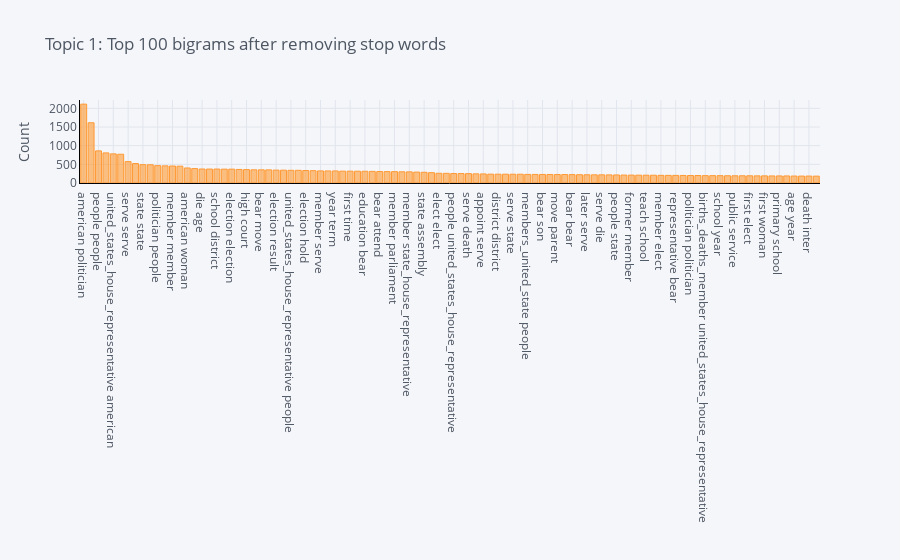

This figure's notebook cell:
### Code cell
plot_model(model=lda, plot = 'bigram', topic_num= "Topic 1")

### Figure 1 — Plotly figure (JSON) as saved in the notebook; plotly's stock layout.template omitted (floating-point values rounded to 4 significant figures)
{"data": [{"marker": {"color": "rgba(255, 153, 51, 0.6)", "line": {"color": "rgba(255, 153, 51, 1.0)", "width": 1}}, "name": "count", "orientation": "v", "text": "", "type": "bar", "x": ["american politician", "serve member", "people people", "year_birth_missing_live people", "united_states_house_representative american", "die inter", "serve serve", "year later", "state state", "references_births_live people", "politician people", "high school", "member member", "become first", "american woman", "take part", "die age", "local government", "school district", "political career", "election election", "th_century american", "high court", "later become", "bear move", "serve year", "election result", "year old", "united_states_house_representative people", "follow year", "election hold", "elect member", "member serve", "member state", "year term", "people american", "first time", "become member", "education bear", "elect serve", "bear attend", "politician serve", "member parliament", "bear graduate", "member state_house_representative", "people politician", "state assembly", "american people", "elect elect", "member die", "people united_states_house_representative", "local election", "serve death", "die bury", "appoint serve", "law school", "district district", "people member", "serve state", "republican_party_member united_states_house_representative", "members_united_state people", "serve term", "bear son", "federal government", "move parent", "die office", "bear bear", "first year", "later serve", "full time", "serve die", "marry child", "people state", "serve first", "former member", "early year", "teach school", "year serve", "member elect", "death die", "representative bear", "political science", "politician politician", "politician member", "births_deaths_member united_states_house_representative", "many year", "school year", "serve elect", "public service", "bear serve", "first elect", "school alumnus", "first woman", "several year", "primary school", "democratic_party_member united_states_house_representative", "age year", "hold position", "death inter", "second term"], "y": [2112, 1613, 860, 806, 780, 771, 573, 521, 491, 489, 465, 459, 455, 451, 402, 386, 375, 374, 374, 371, 371, 363, 359, 353, 353, 352, 345, 344, 340, 340, 334, 330, 324, 323, 323, 318, 317, 316, 314, 311, 307, 305, 304, 300, 298, 292, 287, 277, 260, 259, 254, 253, 251, 245, 243, 237, 236, 236, 235, 235, 230, 229, 229, 228, 226, 226, 225, 222, 220, 219, 219, 217, 216, 213, 211, 210, 209, 208, 205, 204, 204, 202, 201, 200, 197, 197, 196, 194, 193, 193, 193, 191, 191, 189, 189, 189, 186, 185, 185, 184]}], "layout": {"legend": {"bgcolor": "#F5F6F9", "font": {"color": "#4D5663"}}, "paper_bgcolor": "#F5F6F9", "plot_bgcolor": "#F5F6F9", "title": {"font": {"color": "#4D5663"}, "text": "Topic 1: Top 100 bigrams after removing stop words"}, "xaxis": {"gridcolor": "#E1E5ED", "linecolor": "black", "showgrid": true, "tickfont": {"color": "#4D5663"}, "title": {"font": {"color": "#4D5663"}, "text": ""}, "zerolinecolor": "#E1E5ED"}, "yaxis": {"gridcolor": "#E1E5ED", "linecolor": "black", "showgrid": true, "tickfont": {"color": "#4D5663"}, "title": {"font": {"color": "#4D5663"}, "text": "Count"}, "zerolinecolor": "#E1E5ED"}}}
